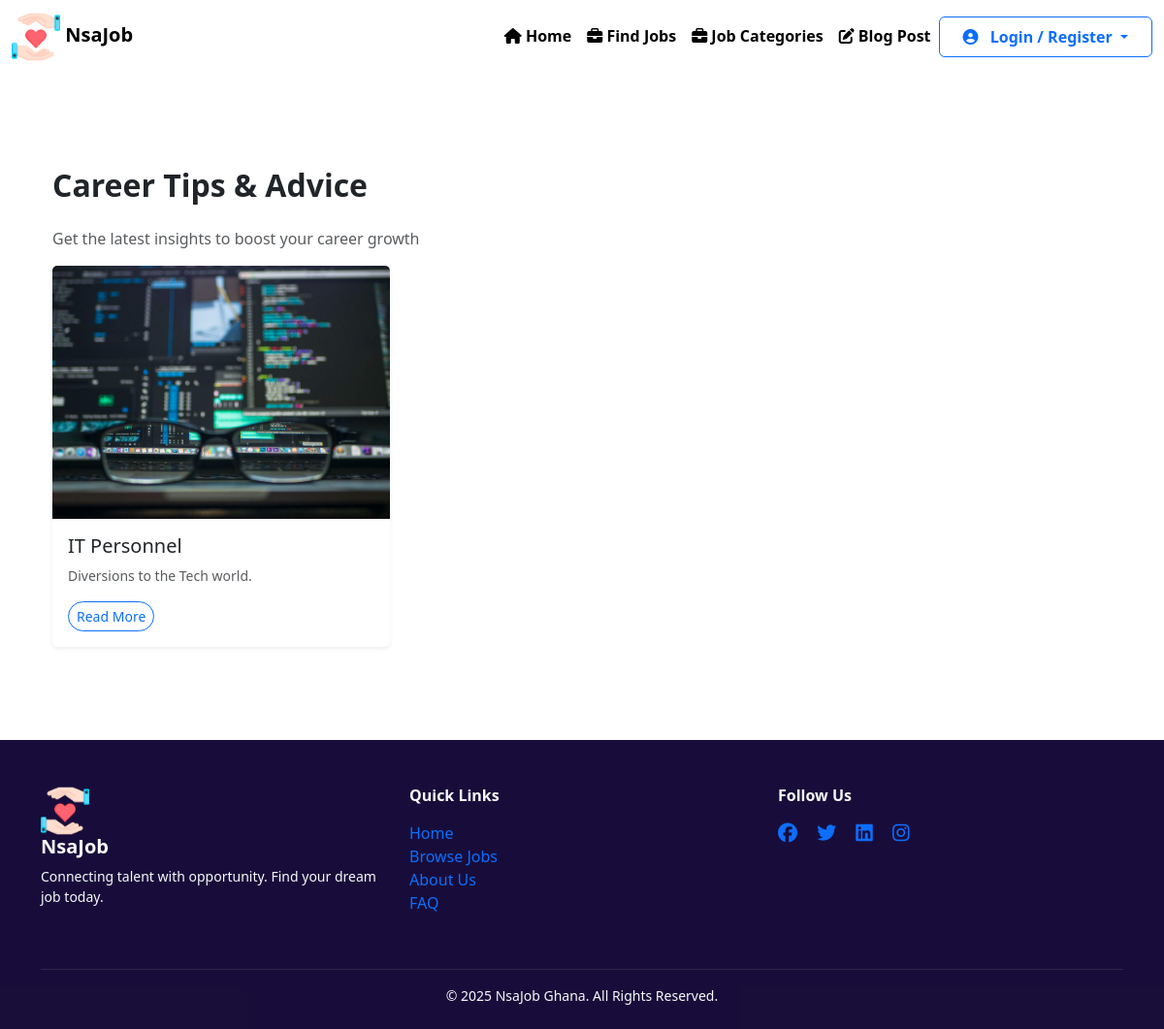
The page /career_tips/ on the database its author committed.
### core/models.py (models this page shows, shortened)
class BlogPost(models.Model):
    title = models.CharField(max_length=200)
    summary = models.TextField(max_length=300)
    content = models.TextField()
    image = models.ImageField(upload_to='blog_images/')
    created_at = models.DateTimeField(auto_now_add=True)

### core/views.py (the view)
# urls.py: path('career_tips/', views.career_tips, name='blog_list'),
def career_tips(request):
    posts = BlogPost.objects.order_by('-created_at')[:3]  # Show latest 3
    return render(request, 'core/career_tips.html', {'posts': posts})

### core/context_processors.py (called while the page is built)
def new_job_count(request):
    if not request.user.is_authenticated or not hasattr(request.user, 'profile'):
        return {'new_job_count': 0}
    last_seen = request.user.profile.last_job_view
    count = Job.objects.filter(created_at__gt=last_seen).count()
    return {'new_job_count': count}

### core/templates/core/career_tips.html (shortened to what this page needs)
{% extends 'core/base.html' %}
{% load static %}
{% load crispy_forms_tags %}
{% block content %}
<section class="py-5">
  <div class="container">
    <h2 class="fw-bold mb-4">Career Tips & Advice</h2>
    <p class="text-muted">Get the latest insights to boost your career growth</p>
    <div class="row g-4">
      {% for post in posts %}
      <div class="col-md-4">
        <div class="card h-100 shadow-sm border-0">
          <img src="{{ post.image.url }}" class="card-img-top" alt="{{ post.title }}">
          <div class="card-body">
            <h5 class="card-title">{{ post.title }}</h5>
            <p class="card-text text-muted small">{{ post.summary }}</p>
            <a href="{% url 'blog_detail' post.id %}" class="btn btn-sm btn-outline-primary rounded-pill">Read More</a>
          </div>
        </div>
      </div>
      {% endfor %}
    </div>
  </div>
</section>
{% endblock %}

### rows shown on the page
BlogPost: image (picture), title "IT Personnel", summary "Diversions to the Tech world."
